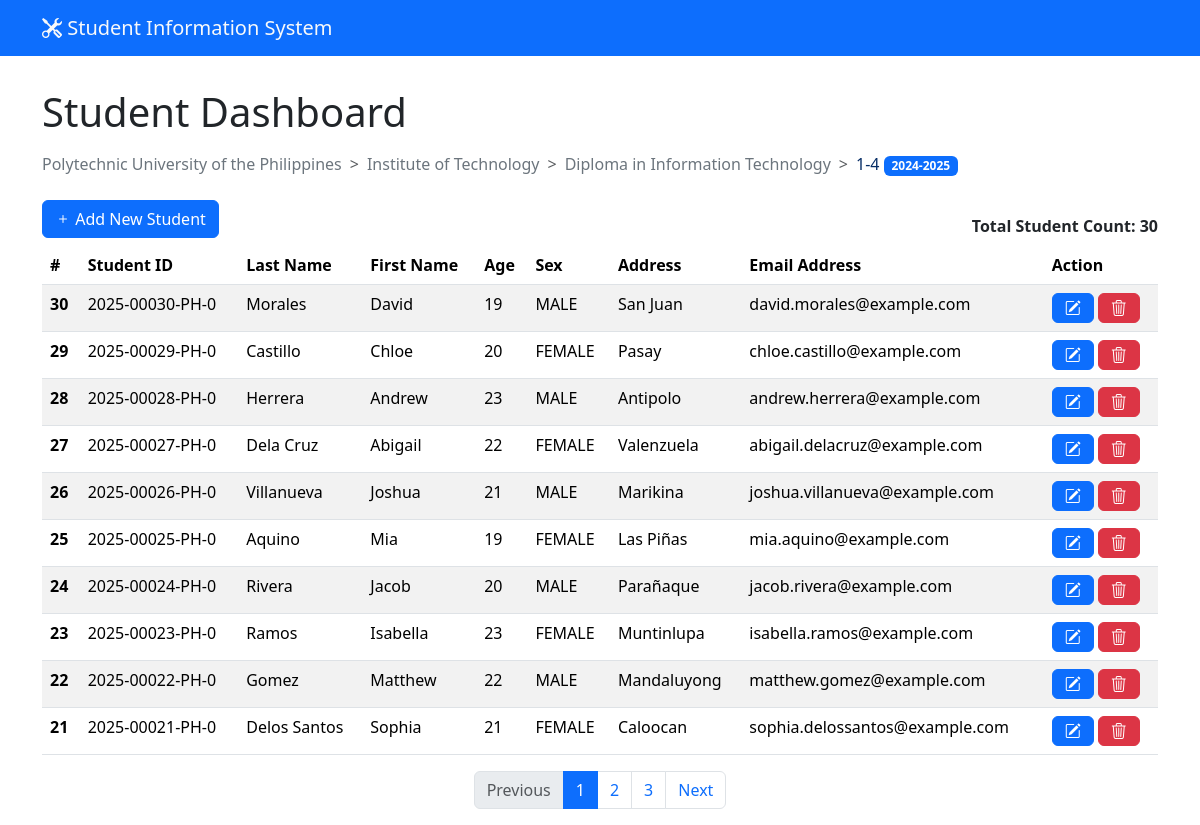
The page / on the database its author committed.
### tables this page shows
CREATE TABLE IF NOT EXISTS `users` (
  `id` int(11) NOT NULL AUTO_INCREMENT,
  `student_id` varchar(15) NOT NULL UNIQUE,
  `last_name` varchar(100) NOT NULL,
  `first_name` varchar(100) NOT NULL,
  `age` int(3) NOT NULL,
  `sex` varchar(6) NOT NULL,
  `address` varchar(100) NOT NULL,
  `email` varchar(100) NOT NULL,
  PRIMARY KEY  (`id`)
);

### index.php (the view, shortened to what this page needs)
<?php
require_once("dbConnection.php");
$all_data = mysqli_query($mysqli, "SELECT COUNT(*) FROM users");
$count = mysqli_fetch_row($all_data)[0];
$limit = 10;
$offset = 0;
$total_pages = ceil($count / $limit);
$current_page = 1;
$result = mysqli_query($mysqli, "SELECT * FROM users ORDER BY id DESC LIMIT $limit OFFSET $offset");
?>
<html>
<head>
	<link href="https://cdn.jsdelivr.net/npm/bootstrap@5.3.3/dist/css/bootstrap.min.css" rel="stylesheet"
>
	<link rel="stylesheet" href="https://cdn.jsdelivr.net/npm/bootstrap-icons@1.11.3/font/bootstrap-icons.min.css">
</head>
<body>
	<nav class="navbar bg-primary mb-4">
		<div class="container-xl">
			<a class="navbar-brand text-light" href="index.php">
				<i class="bi bi-tools"></i> Student Information System</a>
		</div>
	</nav>
	<main class="container-xl">
		<h1 class="py-2">Student Dashboard</h1>
		<nav style="--bs-breadcrumb-divider: '>';" aria-label="breadcrumb">
			<ol class="breadcrumb text-secondary">
				<li class="breadcrumb-item">Polytechnic University of the Philippines</li>
				<li class="breadcrumb-item">Institute of Technology</li>
				<li class="breadcrumb-item">Diploma in Information Technology</li>
				<li class="breadcrumb-item active text-primary-emphasis" aria-current="page">1-4 <span
						class="badge text-bg-primary">2024-2025</span>
				</li>
			</ol>
		</nav>
		<div class="d-flex flex-row align-items-end justify-content-between py-2">
			<button type="button" onclick="location.href = 'add.php'" class="btn btn-primary">
				<i class="bi bi-plus"></i> Add New Student
			</button>
			<strong>
				Total Student Count: <?php echo $count ?>
			</strong>
		</div>
		<table class="table table-striped table-hover">
			<thead>
				<tr>
					<th scope="col">#</th>
					<th scope="col">Student ID</th>
					<th scope="col">Last Name</th>
					<th scope="col">First Name</th>
					<th scope="col">Age</th>
					<th scope="col">Sex</th>
					<th scope="col">Address</th>
					<th scope="col">Email Address</th>
					<th scope="col">Action</th>
				</tr>
			</thead>
			<tbody>
				<?php
				while ($row = mysqli_fetch_assoc($result)) {
					echo "<tr>";
					echo "<th scope='row'>" . $row['id'] . "</th>";
					echo "<td>" . $row['student_id'] . "</td>";
					echo "<td>" . $row['last_name'] . "</td>";
					echo "<td>" . $row['first_name'] . "</td>";
					echo "<td>" . $row['age'] . "</td>";
					echo "<td>" . $row['sex'] . "</td>";
					echo "<td>" . $row['address'] . "</td>";
					echo "<td>" . $row['email'] . "</td>";
					echo "<td><div>
			<button type=\"button\" onclick='editRecord($row[id])' class=\"btn btn-primary\">
				<i class=\"bi bi-pencil-square\"></i>
			</button>
			<button type=\"button\" onclick=\"deleteRecord($row[id])\" class=\"btn btn-danger\">
				<i class=\"bi bi-trash3\"></i>
			</button>
		</div>";
					echo "</td></tr>";
				} ?>
			</tbody>
		</table>
		<div class="d-flex align-items-center justify-content-center">
			<nav aria-label="Page navigation">
				<ul class="pagination">
					<li class="page-item <?php echo ($current_page - 1 <= 0) ? "disabled" : "" ?>">
						<a class="page-link" href="index.php?page=<?php echo $current_page - 1 ?>">Previous</a>
					</li>
					<?php
					for ($i = 1; $i <= $total_pages; $i++) {
						echo "<li class='page-item'>";
						if ($i == $current_page) {
							echo "<a class='page-link active' href='index.php?page=$i'>$i</a>";
						} else {
							echo "<a class='page-link' href='index.php?page=$i'>$i</a>";
						}
						echo "</li>";
					} ?>
					<li class="page-item <?php echo ($current_page + 1 > $total_pages) ? "disabled" : "" ?>">
						<a class="page-link" href="index.php?page=<?php echo $current_page + 1 ?>">Next</a>
					</li>
				</ul>
			</nav>
		</div>
	</main>
</body>
</html>

### rows shown on the page
users: id "30", student "2025-00030-PH-0", last_name "Morales", first_name "David", age "19", sex "MALE", address "San Juan", email "david.morales@example.com"
users: id "29", student "2025-00029-PH-0", last_name "Castillo", first_name "Chloe", age "20", sex "FEMALE", address "Pasay", email "chloe.castillo@example.com"
users: id "28", student "2025-00028-PH-0", last_name "Herrera", first_name "Andrew", age "23", sex "MALE", address "Antipolo", email "andrew.herrera@example.com"
users: id "27", student "2025-00027-PH-0", last_name "Dela Cruz", first_name "Abigail", age "22", sex "FEMALE", address "Valenzuela", email "abigail.delacruz@example.com"
users: id "26", student "2025-00026-PH-0", last_name "Villanueva", first_name "Joshua", age "21", sex "MALE", address "Marikina", email "joshua.villanueva@example.com"
users: id "25", student "2025-00025-PH-0", last_name "Aquino", first_name "Mia", age "19", sex "FEMALE", address "Las Piñas", email "mia.aquino@example.com"
users: id "24", student "2025-00024-PH-0", last_name "Rivera", first_name "Jacob", age "20", sex "MALE", address "Parañaque", email "jacob.rivera@example.com"
users: id "23", student "2025-00023-PH-0", last_name "Ramos", first_name "Isabella", age "23", sex "FEMALE", address "Muntinlupa", email "isabella.ramos@example.com"
users: id "22", student "2025-00022-PH-0", last_name "Gomez", first_name "Matthew", age "22", sex "MALE", address "Mandaluyong", email "matthew.gomez@example.com"
users: id "21", student "2025-00021-PH-0", last_name "Delos Santos", first_name "Sophia", age "21", sex "FEMALE", address "Caloocan", email "sophia.delossantos@example.com"

### other values the page prints
$count "30"
